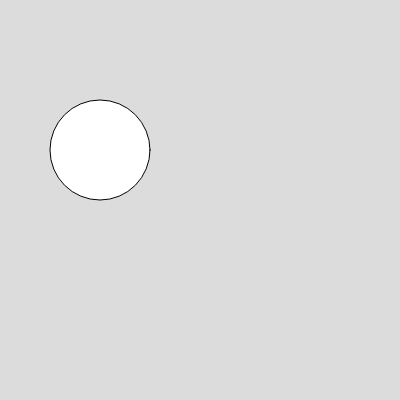
Frame 1 (no input)
Frame 60 (no input): identical to frame 1, image omitted
Frame 120 (the mouse pressed at the canvas centre since frame 60): identical to frame 1, image omitted

The p5.js sketch that drew this single still picture (run headless with seeded random() and noise() and a simulated clock; from frame 60 on, the mouse is pressed at the canvas centre):

// p5.js sketch
// ── sketch.js
function setup() {
  createCanvas(400, 400);
}

function draw() {
  background(220);
  ellipse(100, 150, 100, 100);
}
